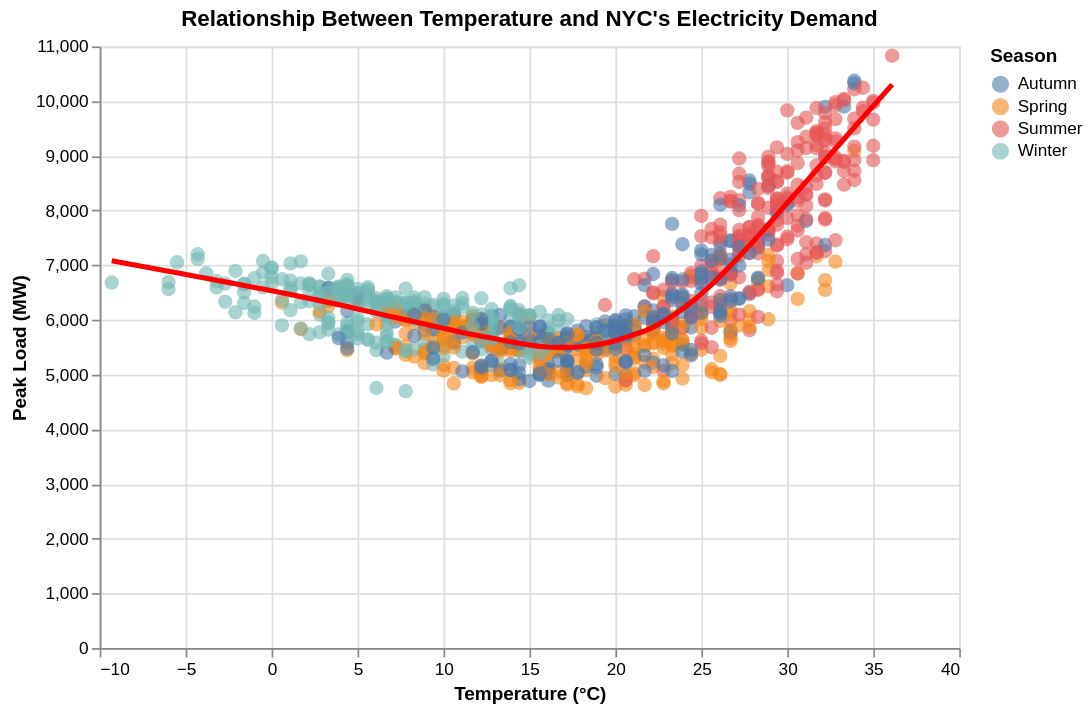

The notebook cell saved with this chart:
### Markdown cell above
Visualise relationship between seasonal temperature and NYC's electricity demand

### Code cell
# base chart
base = alt.Chart(mdf).encode(
    x=alt.X('temp_max:Q', title='Temperature (°C)'),
    y=alt.Y('peak_load_mw:Q', title='Peak Load (MW)'),
    tooltip=['temp_max', 'peak_load_mw', 'season']
).properties(
    width=500,
    height=350,
    title="Relationship Between Temperature and NYC's Electricity Demand" 
)

# add points with season color encoding
points = base.mark_point(
    filled=True,
    opacity=0.6,
    size=70
).encode(
    color=alt.Color('season:N', title="Season")
)

# smooth trend line 
trend = base.transform_loess('temp_max', 'peak_load_mw').mark_line(
    color='red',
    strokeWidth=3
)

points + trend

### Figure 1 — Vega-Lite specification as saved in the notebook (floating-point values rounded to 4 significant figures; data arrays with more than 128 entries replaced by an {"elided": "..."} marker saying what was removed)
{"config": {"view": {"continuousWidth": 300, "continuousHeight": 300}}, "layer": [{"mark": {"type": "point", "filled": true, "opacity": 0.6, "size": 70}, "encoding": {"color": {"field": "season", "title": "Season", "type": "nominal"}, "tooltip": [{"field": "temp_max", "type": "quantitative"}, {"field": "peak_load_mw", "type": "quantitative"}, {"field": "season", "type": "nominal"}], "x": {"field": "temp_max", "title": "Temperature (°C)", "type": "quantitative"}, "y": {"field": "peak_load_mw", "title": "Peak Load (MW)", "type": "quantitative"}}, "title": "Relationship Between Temperature and NYC's Electricity Demand"}, {"mark": {"type": "line", "color": "red", "strokeWidth": 3}, "encoding": {"tooltip": [{"field": "temp_max", "type": "quantitative"}, {"field": "peak_load_mw", "type": "quantitative"}, {"field": "season", "type": "nominal"}], "x": {"field": "temp_max", "title": "Temperature (°C)", "type": "quantitative"}, "y": {"field": "peak_load_mw", "title": "Peak Load (MW)", "type": "quantitative"}}, "title": "Relationship Between Temperature and NYC's Electricity Demand", "transform": [{"loess": "peak_load_mw", "on": "temp_max"}]}], "data": {"name": "data-7399fe3d2f16d7b74705798296233dfb"}, "height": 350, "width": 500, "$schema": "https://vega.github.io/schema/vega-lite/v6.1.0.json", "datasets": {"data-7399fe3d2f16d7b74705798296233dfb": {"elided": "1030 records"}}}
